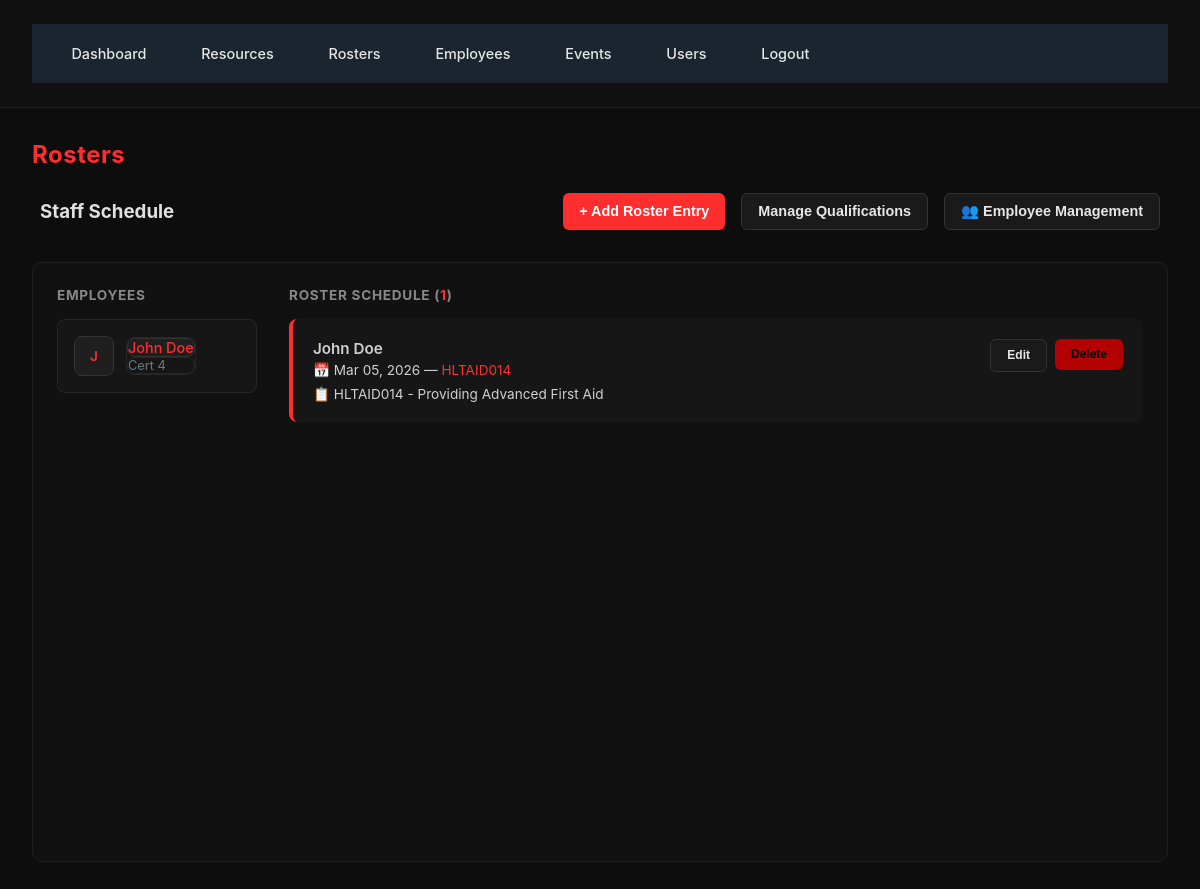
Page /rosters (signed in) on the earlier database version.
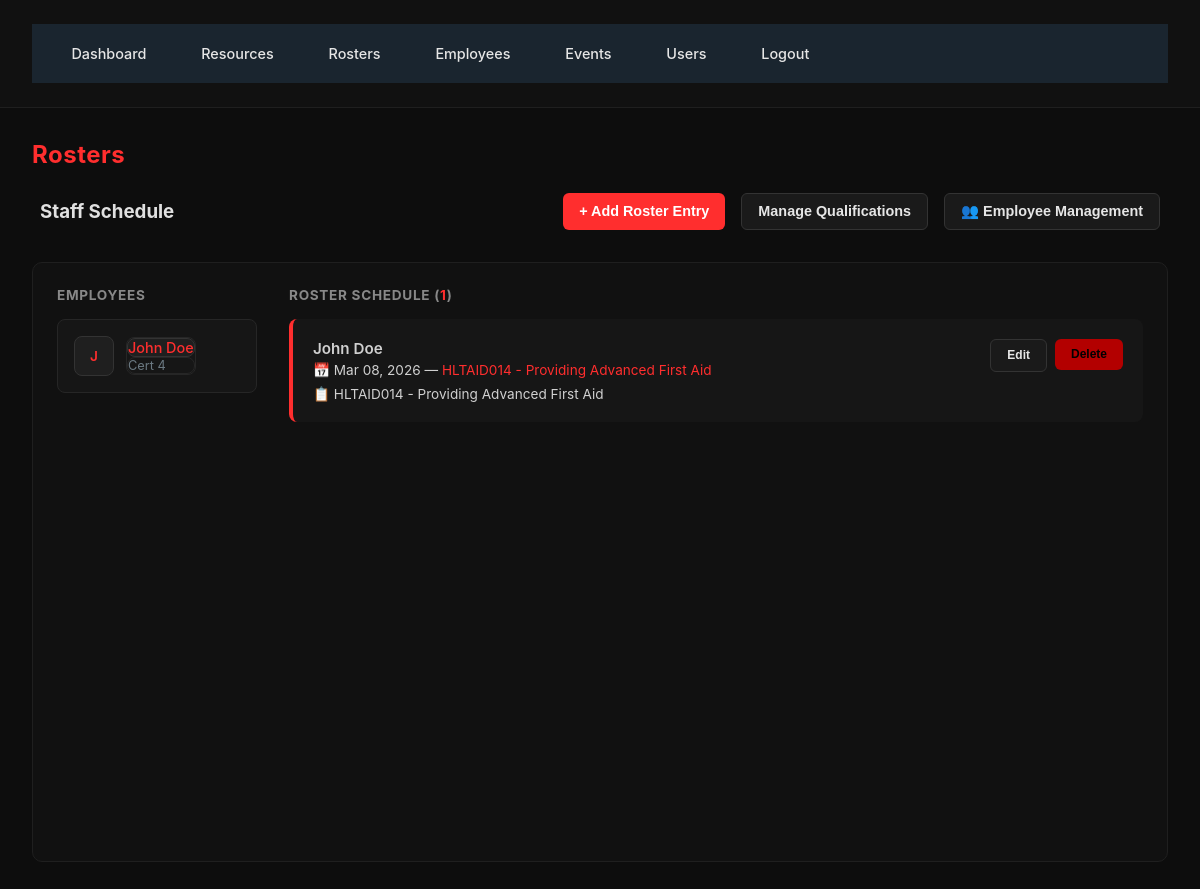
Same page on the later database version.
### Database.py (models this page shows)
class Roster(db.Model):
    id = db.Column(db.Integer, primary_key=True)
    date = db.Column(db.Date, nullable=False)
    shift_name = db.Column(db.String(120), nullable=False)
    employee_id = db.Column(db.Integer, db.ForeignKey('employee.id'))
    job_description = db.Column(db.String(255))
    employee = db.relationship("Employee")

class Employee(db.Model):
    id = db.Column(db.Integer, primary_key=True)
    name = db.Column(db.String(120), nullable=False)
    age = db.Column(db.Integer)
    experience_years = db.Column(db.Integer)
    level_of_training = db.Column(db.String(120))
    training_status = db.Column(db.String(120))
    qualifications = db.relationship('Qualification', backref='employee', cascade='all, delete-orphan')

### app.py (the view, shortened to what this page needs)
    @app.route('/rosters')
    @login_required
    def rosters():
        if current_user.is_admin:
            rosters_q = Roster.query.all()
            employees_q = Employee.query.all()
        events_q = Event.query.all()
        from Database import QualificationType
        qualifications = QualificationType.query.all()
        return render_template('rosters.html', rosters=rosters_q, employees=employees_q, events=events_q, qualifications=qualifications)

### Templates/rosters.html (shortened to what the changed rows need)
{% extends "base.html" %}
{% block content %}
<div class="page-header">
  <h2 class="page-title">Rosters</h2>
</div>
<div class="table-wrapper" style="padding: 1.5rem; min-height: 600px;">
  <div style="display: grid; grid-template-columns: 200px 1fr; gap: 2rem;">
    <div>
      {% for r in rosters %}
      <div style="background: #232f3a; border-left: 4px solid #ff9191; padding: 1rem; margin-bottom: 1rem; border-radius: 4px; transition: all 0.2s;" onmouseover="this.style.background='#2d3f4d'" onmouseout="this.style.background='#232f3a'">
        <div style="display: flex; justify-content: space-between; align-items: start;">
          <div style="flex: 1;">
            <div style="font-weight: 600; color: #e0e0e0; font-size: 0.95rem;">{{ r.employee.name }}</div>
            <div style="color: #b0bcc4; font-size: 0.85rem; margin-top: 0.25rem;">
              📅 {{ r.date.strftime('%b %d, %Y') }} — <span style="color: #ff9191;">{{ r.shift_name }}</span>
            </div>
            {% if r.job_description %}
            <div style="color: #b0bcc4; font-size: 0.85rem; margin-top: 0.5rem;">
              📋 {{ r.job_description }}
            </div>
            {% endif %}
          </div>
          {% if current_user.is_admin %}
          <div style="display: flex; gap: 0.5rem;">
            <a href="{{ url_for('edit_roster', roster_id=r.id) }}">
              <button class="btn btn-secondary" style="padding: 0.35rem 0.7rem; font-size: 0.75rem;">Edit</button>
            </a>
            <form method="post" action="{{ url_for('delete_roster', roster_id=r.id) }}" style="display:inline;">
              <button type="submit" class="btn btn-danger" style="padding: 0.35rem 0.7rem; font-size: 0.75rem;" onclick="return confirm('Are you sure you want to delete this roster entry?');">Delete</button>
            </form>
          </div>
          {% endif %}
        </div>
      </div>
      {% else %}
      <div style="text-align: center; padding: 2rem; color: #6b7982;">
        <p>No rosters scheduled.</p>
        {% if current_user.is_admin %}<button class="btn btn-primary" onclick="openAddRosterForm()" style="margin-top: 1rem;">Create</button>{% endif %}
      </div>
      {% endfor %}
    </div>
  </div>
</div>
{% endblock %}

Differences in the rows shown:
changed Roster "HLTAID014 - Providing Advanced First Aid": date "Mar 05, 2026" → "Mar 08, 2026"; shift_name "HLTAID014" → "HLTAID014 - Providing Advanced First Aid"
